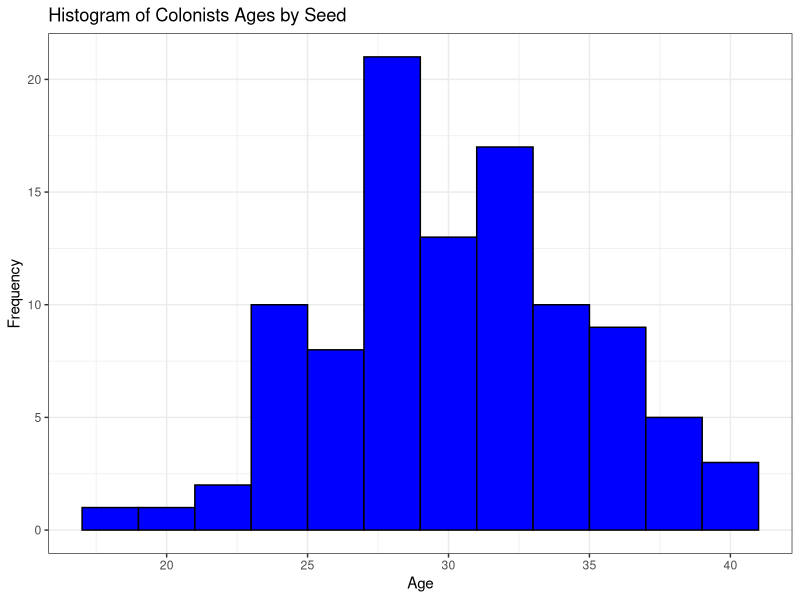
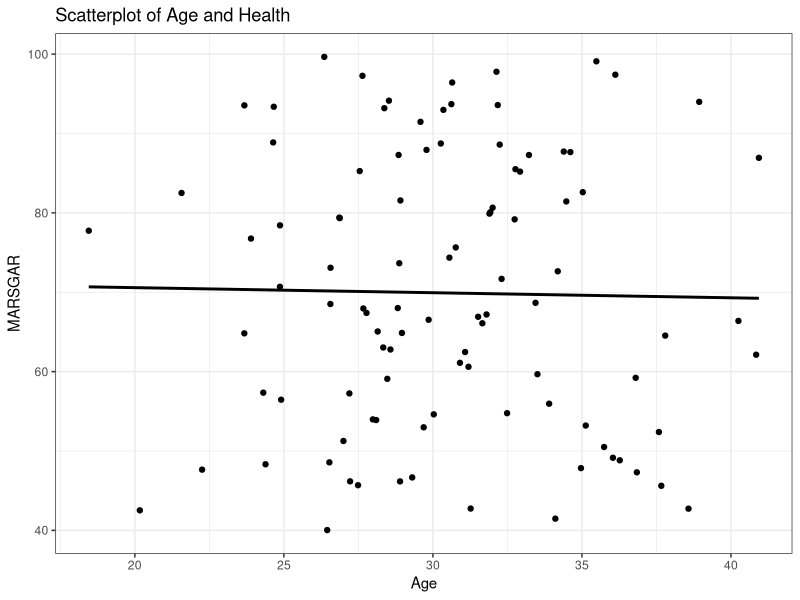
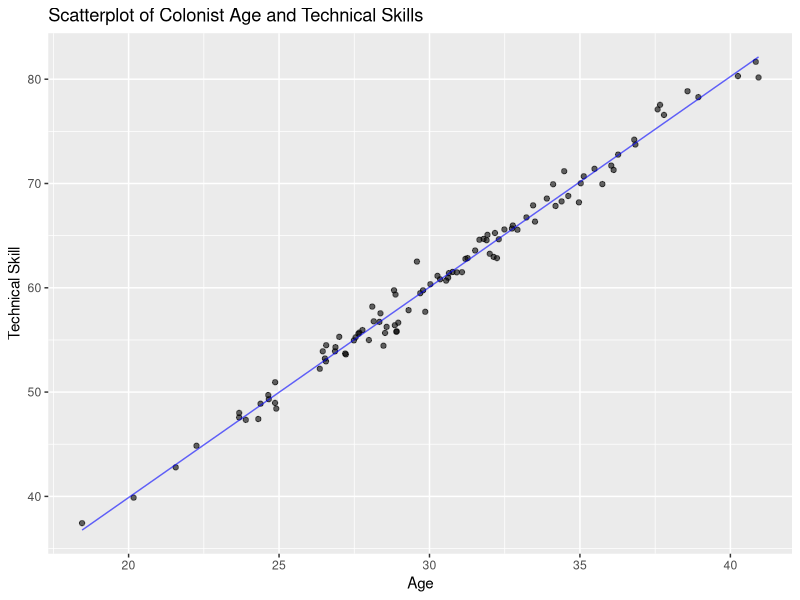
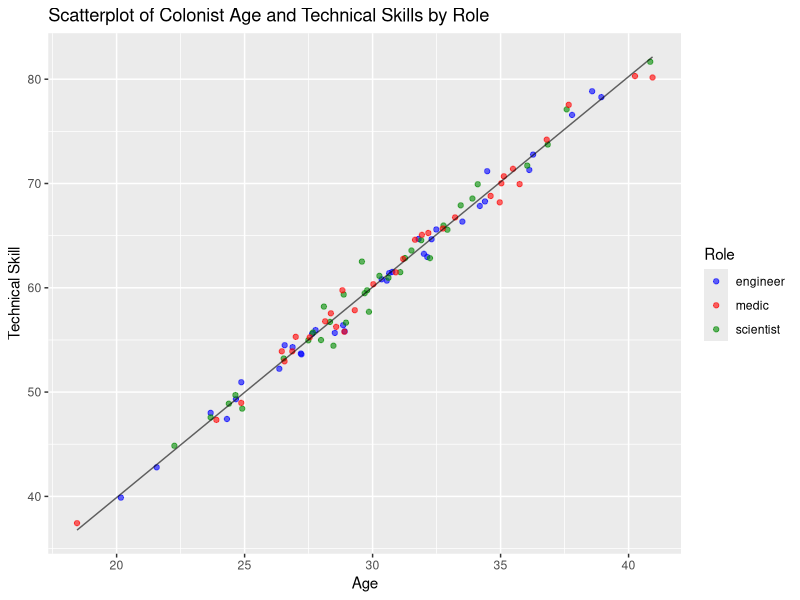
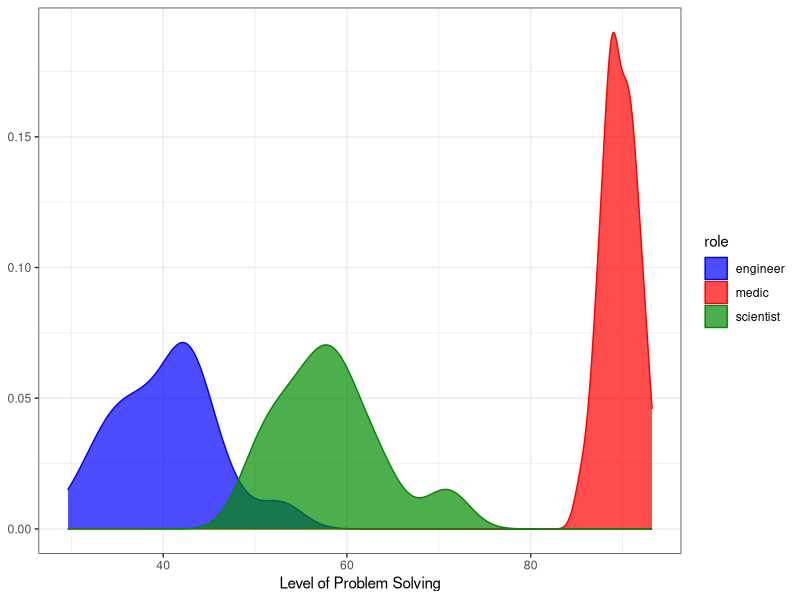
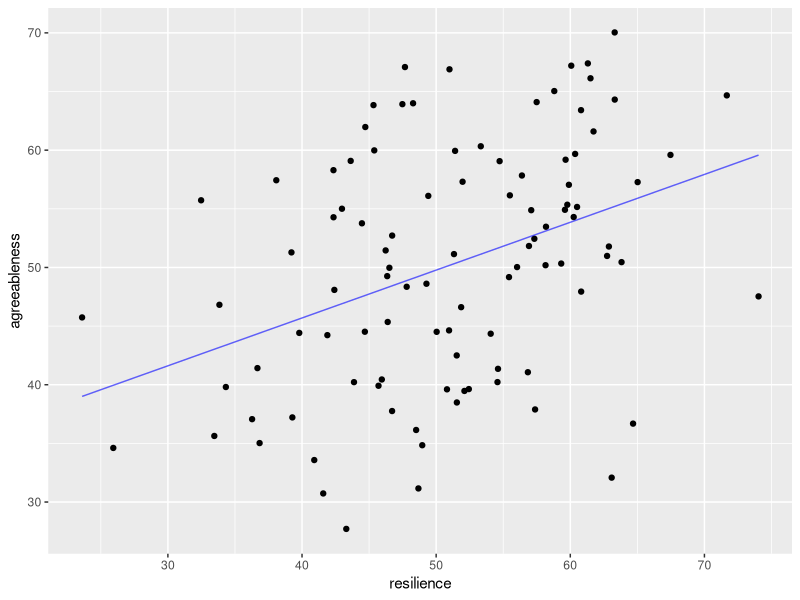
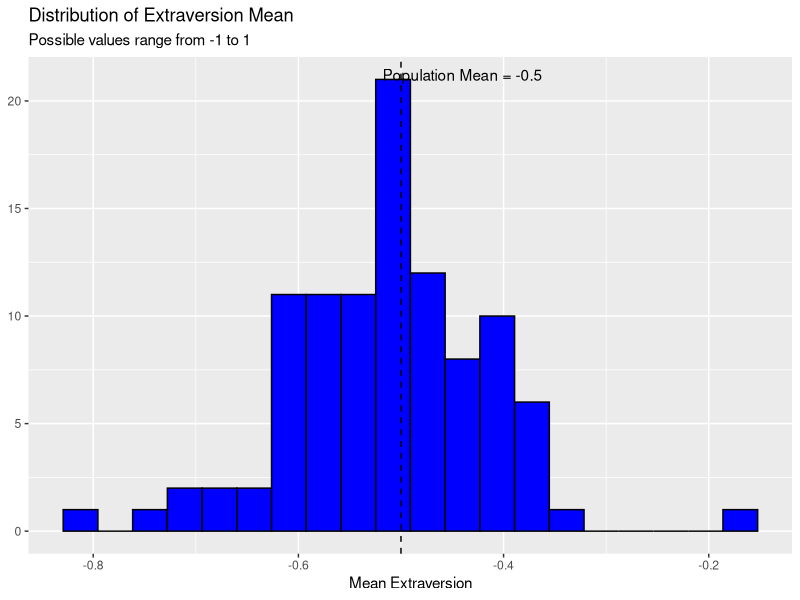
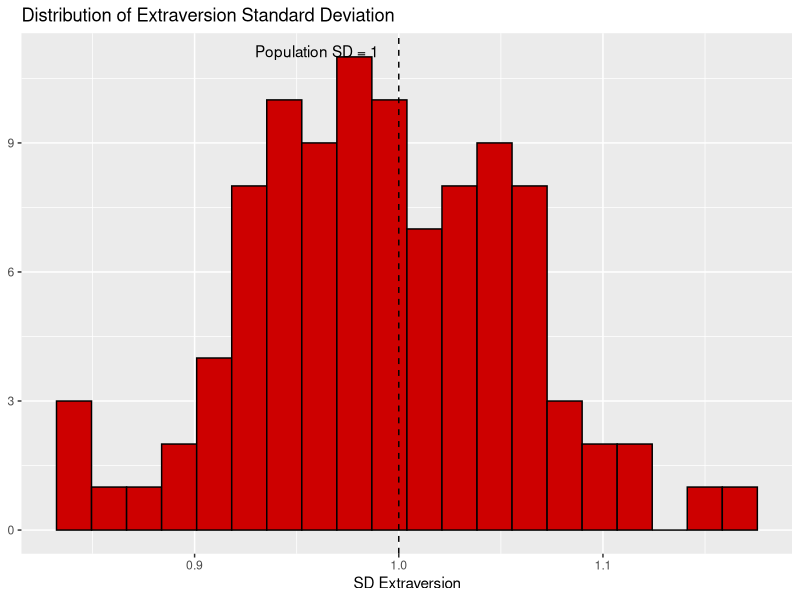

Write R code to recreate these figures, in order.
## ---- chunk 1
library(tidyverse) 
library(ggplot2)
library(MASS)
library(ggpubr)

#df_colonists <- subset(df_colonists, select = -c(resilience.1, agreeableness.1)) use if you need to remove extra columns

## ---- chunk 2


set.seed(123)

age <- rnorm(100, mean = 30, sd = 5)

df_colonists <- data.frame(id = 1:100, age)
                                      

## ---- chunk 3

data.frame(df_colonists) %>%
ggplot(
 aes(x=age)
)+
  theme_bw()+
  geom_histogram(binwidth=2,color="black", fill="blue") +
  labs(title = "Histogram of Colonists Ages by Seed",
       x = "Age", y = "Frequency")

  
## ---- chunk 4

role <- rep(c("engineer", "scientist", "medic"), 
             each = 34, 
             length.out = 100)

df_colonists <- df_colonists %>%
  mutate(role)

print(role)
## ---- chunk 5

set.seed(123)

df_colonists$marsgar <- runif(100, min = 40, max = 100)

df_colonists %>%
ggplot( aes(
    x = age,
    y = marsgar
  ) )+
  theme_bw()+
  geom_point()+
  geom_smooth(method=lm, color = "black",se = FALSE)+
  labs(
      x = "Age",
      y = "MARSGAR",
      title = "Scatterplot of Age and Health"
  )

## ---- chunk 6

set.seed(1235)

df_colonists$technical_skills <- 2 * df_colonists$age + rnorm(100, mean = 0, sd = 1)


df_colonists %>%
lm(technical_skills = 2 * age + noise)

df_colonists %>%
  ggplot(aes(
    x = age,
    y = technical_skills
  ))+
  geom_point(alpha = .6)+
  geom_line(stat = "smooth", method="lm", alpha = .6, color = "blue", se = FALSE)+
  labs(
    x = "Age",
    y = "Technical Skill",
    title = "Scatterplot of Colonist Age and Technical Skills"
  )

## ---- chunk 7

df_colonists %>%
  ggplot(aes(
    x = age,
    y = technical_skills,
    color = as.factor(role)
  ))+
  geom_point(alpha = .6)+
  scale_color_manual(values=c("blue", "red","green4"))+
  geom_line(stat = "smooth", method="lm", alpha = .6, color = "black", se = FALSE)+
  labs(
    x = "Age",
    y = "Technical Skill",
    color = "Role",
    title = "Scatterplot of Colonist Age and Technical Skills by Role"
  )


## ---- chunk 8


d_engineer <- rnorm(100, mean = 40, sd = 5)
d_scientist <- rnorm(100, mean = 60, sd = 7)
d_medic <- rnorm(100, mean = 90, sd = 2)



df_colonists <- df_colonists %>%
mutate(problem_solving = case_when(
    role == "engineer" ~ d_engineer,
    role == "scientist" ~ d_scientist,
    role == "medic" ~ d_medic
  ))


df_colonists %>%
  ggplot(aes(
    x = problem_solving,
    color = role,
    fill = role
  ))+
scale_fill_manual(values=c("blue", "red","green4"))+
  scale_color_manual(values=c("blue", "red","green4"))+
  geom_density(alpha = 0.7) +
  theme_bw()+
  labs(
    y = NULL,
    x = "Level of Problem Solving"
  )
## ---- chunk 9

mean_traits <- c(50, 50)
cov_matrix <- matrix(c(100, 50, 
                       50, 100), ncol = 2)



traits_data <- mvrnorm(n = 100, mu = mean_traits, Sigma = cov_matrix, empirical = FALSE)

colnames(traits_data) <- c("resilience", "agreeableness")

df_colonists <- cbind(df_colonists, traits_data)


df_colonists %>%
  ggplot(aes(
    x = resilience,
    y = agreeableness
  ))+
    geom_point()+
  geom_line(stat = "smooth", method="lm", alpha = .6, color = "blue", se = FALSE)
  

## ---- chunk 10

seed <- 123
set.seed(123)


n_colonists <- 100


var_names <- c( "EX", "ES", "AG", "CO", "OP")

mean_traits <- c(-.5, .5, .25, .5, 0)
sd_traits <- c(1, .9, 1, 1, 1)


cor_matrix_bigfive <- matrix(c(
1.0000, 0.2599, 0.1972, 0.1860, 0.2949,
0.2599, 1.0000, 0.1576, 0.2306, 0.0720,
0.1972, 0.1576, 1.0000, 0.2866, 0.1951,
0.1860, 0.2306, 0.2866, 1.0000, 0.1574,
0.2949, 0.0720, 0.1951, 0.1574, 1.0000
), nrow=5, ncol=5, byrow=TRUE,
dimnames=list(c("EX", "ES", "AG", "CO", "OP"), 
c("EX", "ES", "AG", "CO", "OP")))


eigen_values <- eigen(cor_matrix_bigfive)$values
is_positive_definite <- all(eigen_values > 0)


cov_matrix_bigfive <- cor_matrix_bigfive * (sd_traits %*% t(sd_traits))


simulated_data <- mvrnorm(n = 100, mu = mean_traits, Sigma = cov_matrix_bigfive)


simulated_data <- cbind.data.frame(colonist_id = 1:n_colonists,
seed = seed,
simulated_data)

simulated_data$seed <- NULL

view(simulated_data)
## ---- chunk 11

max_colonies <- 100
n_colonists <- 100
MARSid_counter <- 1

var_names <- c( "EX", "ES", "AG", "CO", "OP")

mean_traits <- c(-.5, .5, .25, .5, 0)
sd_traits <- c(1, .9, 1, 1, 1)

cor_matrix_bigfive <- matrix(c(
1.0000, 0.2599, 0.1972, 0.1860, 0.2949,
0.2599, 1.0000, 0.1576, 0.2306, 0.0720,
0.1972, 0.1576, 1.0000, 0.2866, 0.1951,
0.1860, 0.2306, 0.2866, 1.0000, 0.1574,
0.2949, 0.0720, 0.1951, 0.1574, 1.0000
), nrow=5, ncol=5, byrow=TRUE,
dimnames=list(c("EX", "ES", "AG", "CO", "OP"), 
c("EX", "ES", "AG", "CO", "OP")))


cov_matrix_bigfive <- cor_matrix_bigfive * (sd_traits %*% t(sd_traits))

all_colonies <- list()

for (colony in 1:max_colonies) {
  set.seed(123 + colony)
  
  traits_data <- mvrnorm(n = n_colonists, mu = mean_traits, Sigma = cov_matrix_bigfive)
  
  df <- data.frame(
    colony = colony,
    id_in_colony = 1:n_colonists,
    MARSid = MARSid_counter:(MARSid_counter + n_colonists - 1),
    seed = 123 + colony,
    traits_data
  )
  names(df)[5:9] <- var_names
  
  all_colonies[[colony]] <- df
  MARSid_counter <- MARSid_counter + n_colonists
}

big_simulated_data <- do.call(rbind, all_colonies)
big_simulated_data$seed <- NULL



## ---- chunk 12

colonies_means <- big_simulated_data %>% 
  group_by(colony) %>% 
  summarise(mean_ex = mean(EX),
            mean_es = mean(ES),
            mean_ag = mean(AG),
            mean_co = mean(CO),
            mean_op = mean(OP)
            )

means_long <- colonies_means %>%
  pivot_longer(cols = -colony)

colonies_means <- means_long %>%
  mutate(big_5 = case_when(
    name == "mean_ex" ~ "Extraversion",
    name == "mean_es" ~ "Neuroticism",
    name == "mean_ag" ~ "Agreeableness",
    name == "mean_co" ~ "Conscientiousness",
    name == "mean_op" ~ "Openess"
  ))

names(colonies_means)[names(colonies_means) == "value"] <- "Mean"

colonies_sd <- big_simulated_data %>% 
  group_by(colony) %>% 
  summarise(
            sd_ex = sd(EX),
            sd_es = sd(ES),
            sd_ag = sd(AG),
            sd_co = sd(CO),
            sd_op = sd(OP)
            )

sd_long <- colonies_sd %>%
  pivot_longer(cols = -colony)

colonies_sd <- sd_long %>%
  mutate(big_5 = case_when(
    name == "sd_ex" ~ "Extraversion",
    name == "sd_es" ~ "Neuroticism",
    name == "sd_ag" ~ "Agreeableness",
    name == "sd_co" ~ "Conscientiousness",
    name == "sd_op" ~ "Openess"
  ))

names(colonies_sd)[names(colonies_sd) == "value"] <- "Standard Deviation"



colonies_stats <- full_join(colonies_means, colonies_sd, by = c("colony", "big_5"))



view(colonies_stats)

## ---- chunk 13

# First, augment colonies_stats with cross‐colony correlations of EX and OP
cor_ex_op <- big_simulated_data %>%
  group_by(colony) %>%
  summarize(cor_ex_op = cor(EX, OP))

# Join that back into colonies_means / colonies_sd
colonies_stats <- colonies_stats %>%
  left_join(cor_ex_op, by = "colony")

# -----------------------------------------------------------------
colonies_stats %>%
  filter(big_5 == "Extraversion") %>%
  ggplot(aes(x = Mean)) +
  geom_histogram(color = "black", fill = "blue", bins = 20) +
  labs(
    x = "Mean Extraversion",
    y = NULL,
    title = "Distribution of Extraversion Mean",
    subtitle = "Possible values range from -1 to 1"
  ) +
  geom_vline(xintercept = -0.5, linetype = "dashed") +
  annotate("text", x = -0.44, y = Inf, label = "Population Mean = -0.5", vjust = 2)

# -----------------------------------------------------------------
colonies_stats %>%
  filter(big_5 == "Extraversion") %>%
  ggplot(aes(x = `Standard Deviation`)) +
  geom_histogram(color = "black", fill = "red3", bins = 20) +
  labs(
    x = "SD Extraversion",
    y = NULL,
    title = "Distribution of Extraversion Standard Deviation"
  ) +
  geom_vline(xintercept = 1, linetype = "dashed") +
  annotate("text", x = 0.96, y = Inf, label = "Population SD = 1", vjust = 2)

# -----------------------------------------------------------------
# Distribution of per‐colony EX–OP correlations
colonies_stats %>%
  ggplot(aes(x = cor_ex_op)) +
  geom_histogram(color = "white", fill = "pink", bins = 20) +
  labs(
    x = "Correlation",
    y = "Count",
    title = "Distribution of Correlations of Extraversion and Openness"
  ) +
  geom_vline(xintercept = 0.2949, linetype = "dashed") +
  annotate("text", x = 0.21, y = Inf, label = "Population Corr = 0.295", vjust = 2)
